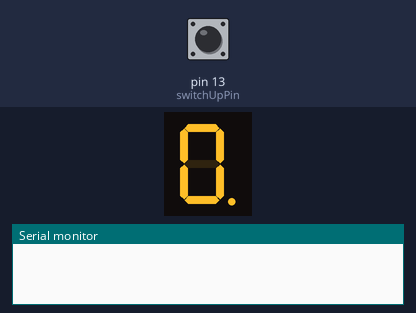
The sketch below on a simulated Arduino Uno, built with avr-gcc and run on an emulated ATmega328P. Shown: 1-digit seven-segment display, the last lines printed to the serial monitor. Wiring (inferred from the names in the program): 1-digit 7-segment display, segments lit when HIGH: segments pin 2, pin 3, pin 4, pin 6, pin 7, pin 8, pin 9, pin 5. Inputs (shaded band) come from the test bench; at power-on: pin 13 (switchUpPin) LOW. The segment pins are drawn as the display they are named for.

Above: at 1.2 s.
1.3 s: pin 13 (switchUpPin) pulled HIGH for 1 s
At 3.3 s:
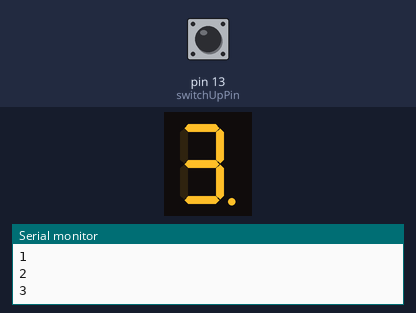
3.8 s: pin 13 (switchUpPin) pulled HIGH for 0.15 s
At 4.7 s:
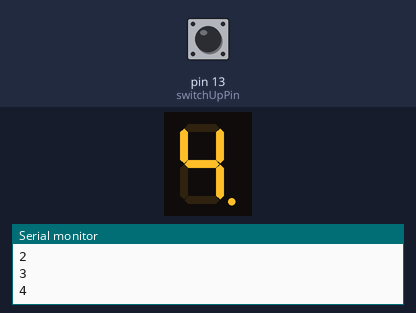
5.4 s: pin 13 (switchUpPin) pulled HIGH for 0.15 s
At 5.9 s:
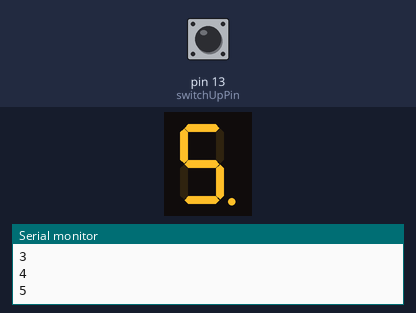
7.0 s: pin 13 (switchUpPin) pulled HIGH for 1 s
At 8.9 s:
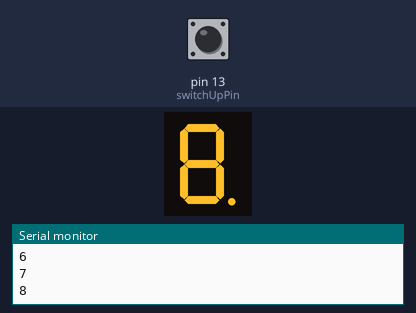
Timing chart, 0 to 10.4 s (numbered marks = the images above; inputs shaded):
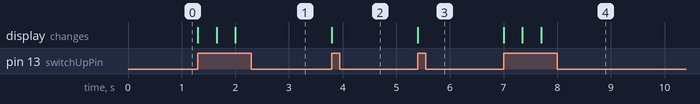

Measured:
- after the input at 1.3 s, the display: first changes at once (image 1 shows a later state)
- after the input at 3.8 s, the display: changes at once (image 2)
- after the input at 5.4 s, the display: changes at once (image 3)
- after the input at 7.0 s, the display: first changes at once (image 4 shows a later state)

The sketch:

7SegmentUP.ino
```cpp
//Pengaturan hardware Seven Segment pins
int A = 2;
int B = 3;
int C = 4;
int D = 6;
int DP = 5;
int E = 7;
int F = 8;
int G = 9;

//pemberian status untuk push buttons pins, push buttons states, dan counter
int switchUpPin = 13;
int counter = 0;
int buttonUpState = 0;
int lastButtonUpState = 0;

void setup()
{
  Serial.begin(9600);
  pinMode(A, OUTPUT);
  pinMode(B, OUTPUT);
  pinMode(C, OUTPUT);
  pinMode(D, OUTPUT);
  pinMode(E, OUTPUT);
  pinMode(F, OUTPUT);
  pinMode(G, OUTPUT);
  pinMode(DP, OUTPUT);

  digitalWrite(DP ,HIGH);
}

void loop()
{
  //mulai dengan menggunakan push button
  buttonUpState = digitalRead(switchUpPin);

  //Membaca push button status yang di tekan
  //melakukan proses untuk button yang di tekan
  if (buttonUpState != lastButtonUpState)
  {
    if (buttonUpState == HIGH)
    {
      if(counter == 9)
      {
        counter = -1;
      }
      counter++;
      Serial.println(counter);
      changeNumber(counter);
      delay(300);
    }
    else
    {
        Serial.println("OFF");
    }
   delay(50);
  }
  changeNumber(counter);
}

//tampilan led seven segment ketika aktif.
void changeNumber(int buttonPress)
{
  switch (buttonPress)
  {
    //number 0
    case 0:
      digitalWrite(A, HIGH);
      digitalWrite(B, HIGH);
      digitalWrite(C, HIGH);
      digitalWrite(D, HIGH);
      digitalWrite(E, HIGH);
      digitalWrite(F, HIGH);
      digitalWrite(G, LOW);
      break;
    //number 1
    case 1:
      digitalWrite(A, LOW);
      digitalWrite(B, HIGH);
      digitalWrite(C, HIGH);
      digitalWrite(D, LOW);
      digitalWrite(E, LOW);
      digitalWrite(F, LOW);
      digitalWrite(G, LOW);
      break;
    //number 2
    case 2:
      digitalWrite(A, HIGH);
      digitalWrite(B, HIGH);
      digitalWrite(C, LOW);
      digitalWrite(D, HIGH);
      digitalWrite(E, HIGH);
      digitalWrite(F, LOW);
      digitalWrite(G, HIGH);
      break;
    //number 3
    case 3:
      digitalWrite(A, HIGH);
      digitalWrite(B, HIGH);
      digitalWrite(C, HIGH);
      digitalWrite(D, HIGH);
      digitalWrite(E, LOW);
      digitalWrite(F, LOW);
      digitalWrite(G, HIGH);
      break;
    //number 4
    case 4:
      digitalWrite(A, LOW);
      digitalWrite(B, HIGH);
      digitalWrite(C, HIGH);
      digitalWrite(D, LOW);
      digitalWrite(E, LOW);
      digitalWrite(F, HIGH);
      digitalWrite(G, HIGH);
      break;
    //number 5
    case 5:
      digitalWrite(A, HIGH);
      digitalWrite(B, LOW);
      digitalWrite(C, HIGH);
      digitalWrite(D, HIGH);
      digitalWrite(E, LOW);
      digitalWrite(F, HIGH);
      digitalWrite(G, HIGH);
      break;
    //number 6
    case 6:
      digitalWrite(A, HIGH);
      digitalWrite(B, LOW);
      digitalWrite(C, HIGH);
      digitalWrite(D, HIGH);
      digitalWrite(E, HIGH);
      digitalWrite(F, HIGH);
      digitalWrite(G, HIGH);
      break;
    //number 7
    case 7:
      digitalWrite(A, HIGH);
      digitalWrite(B, HIGH);
      digitalWrite(C, HIGH);
      digitalWrite(D, LOW);
      digitalWrite(E, LOW);
      digitalWrite(F, LOW);
      digitalWrite(G, LOW);
      break;
    //number 8
    case 8:
      digitalWrite(A, HIGH);
      digitalWrite(B, HIGH);
      digitalWrite(C, HIGH);
      digitalWrite(D, HIGH);
      digitalWrite(E, HIGH);
      digitalWrite(F, HIGH);
      digitalWrite(G, HIGH);
      break;
    //number 9
    case 9:
      digitalWrite(A, HIGH);
      digitalWrite(B, HIGH);
      digitalWrite(C, HIGH);
      digitalWrite(D, HIGH);
      digitalWrite(E, LOW);
      digitalWrite(F, HIGH);
      digitalWrite(G, HIGH);
      break;
  }
}
```
